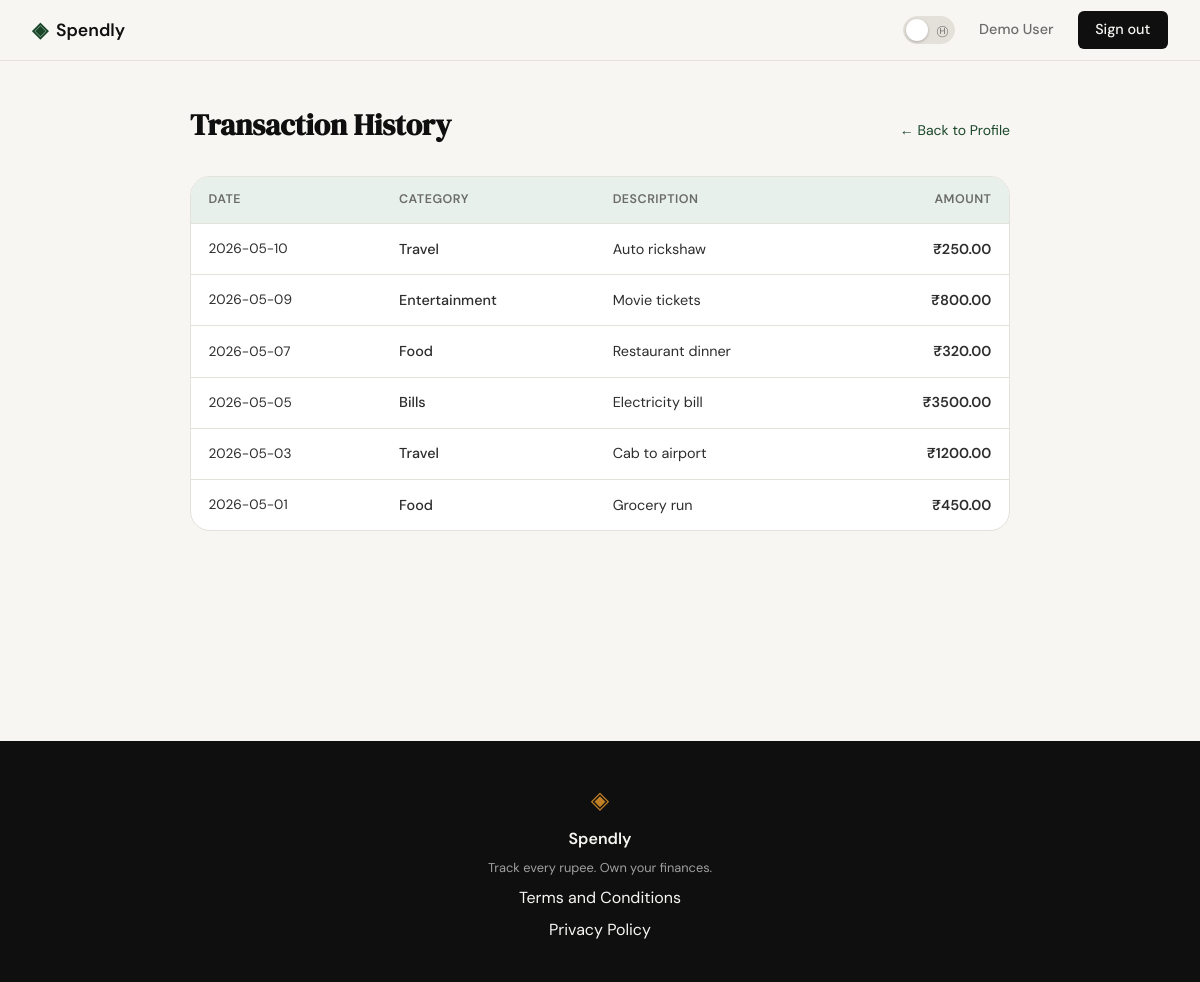
Page /profile/history (signed in) on the committed database.
### tables this page shows
CREATE TABLE expenses (
            id          INTEGER PRIMARY KEY AUTOINCREMENT,
            user_id     INTEGER NOT NULL REFERENCES users(id) ON DELETE CASCADE,
            category_id INTEGER REFERENCES categories(id) ON DELETE SET NULL,
            amount      REAL    NOT NULL,
            date        DATE    NOT NULL,
            description TEXT,
            created_at  TIMESTAMP DEFAULT CURRENT_TIMESTAMP,
            updated_at  TIMESTAMP DEFAULT CURRENT_TIMESTAMP
        );

### app.py (the view)
@app.route("/profile/history")
@login_required
def transaction_history():
    conn = get_db()
    try:
        expenses = conn.execute(
            """
            SELECT e.id, e.amount, e.date, e.description,
                   COALESCE(c.name, 'Uncategorised') AS category
            FROM expenses e
            LEFT JOIN categories c ON c.id = e.category_id
            WHERE e.user_id = ?
            ORDER BY e.date DESC, e.id DESC
            """,
            (session["user_id"],)
        ).fetchall()
    finally:
        conn.close()
    return render_template("history.html", expenses=expenses, user_name=session["user_name"])

### app.py (called while the page is built)
def login_required(f):
    @wraps(f)
    def decorated(*args, **kwargs):
        if "user_id" not in session:
            flash("Please sign in to continue.", "error")
            return redirect(url_for("login"))
        return f(*args, **kwargs)
    return decorated

### database/db.py (called while the page is built)
def get_db():
    conn = sqlite3.connect(DATABASE)
    conn.row_factory = sqlite3.Row
    conn.execute("PRAGMA foreign_keys = ON")
    return conn

### templates/history.html (shortened to what this page needs)
{% extends "base.html" %}
{% block content %}
<div class="history-wrapper">
    <div class="history-header">
        <h1 class="history-title">Transaction History</h1>
        <a href="{{ url_for('profile') }}" class="back-link">&larr; Back to Profile</a>
    </div>
    <div class="history-card">
        {% if expenses %}
        <table class="history-table">
            <thead>
                <tr>
                    <th>Date</th>
                    <th>Category</th>
                    <th>Description</th>
                    <th class="col-amount">Amount</th>
                </tr>
            </thead>
            <tbody>
                {% for e in expenses %}
                <tr>
                    <td class="td-date">{{ e['date'] }}</td>
                    <td class="td-category">{{ e['category'] }}</td>
                    <td class="td-description">
                        {% if e['description'] %}
                            {{ e['description'] }}
                        {% else %}
                            <span class="em-dash">&mdash;</span>
                        {% endif %}
                    </td>
                    <td class="td-amount">&#8377;{{ "%.2f"|format(e['amount']) }}</td>
                </tr>
                {% endfor %}
            </tbody>
        </table>
        {% else %}
        <div class="empty-state">
            <div class="empty-icon">&#9651;</div>
            <h2>No transactions yet</h2>
            <p>Your expenses will appear here once you start tracking them.</p>
        </div>
        {% endif %}
    </div>
</div>
{% endblock %}

### templates/base.html (shortened to what this page needs)
<!DOCTYPE html>
<html lang="en">
<head>
    <link rel="stylesheet" href="{{ url_for('static', filename='css/style.css') }}">
</head>
<body>
    <nav class="navbar">
        <div class="nav-inner">
            <a href="{{ url_for('landing') }}" class="nav-brand">
                <span class="brand-icon">◈</span>
                <span class="brand-name">Spendly</span>
            </a>
            <div class="nav-links">
                <button class="theme-toggle" id="themeToggle" aria-label="Switch to dark mode">
                    <span class="toggle-track">
                        <span class="toggle-icon toggle-moon">&#9405;</span>
                        <span class="toggle-knob"></span>
                    </span>
                </button>
                {% if session.get('user_id') %}
                    <a href="{{ url_for('profile') }}">{{ session['user_name'] }}</a>
                    <a href="{{ url_for('logout') }}" class="nav-cta">Sign out</a>
                {% else %}
                    <a href="{{ url_for('login') }}">Sign in</a>
                    <a href="{{ url_for('register') }}" class="nav-cta">Get started</a>
                {% endif %}
            </div>
        </div>
    </nav>
    <main class="main-content">
        {% block content %}{% endblock %}
    </main>
    <footer class="footer">
        <div class="footer-inner">
            <span class="brand-icon">◈</span>
            <span class="footer-name">Spendly</span>
            <p class="footer-copy">Track every rupee. Own your finances.</p>
            <a href="{{ url_for('terms') }}">Terms and Conditions</a>
            <a href="{{ url_for('privacy') }}">Privacy Policy</a>
        </div>
    </footer>
</body>
</html>

### static/css/style.css (style rules this page uses)
:root { --ink: #0f0f0f; --ink-soft: #2d2d2d; --ink-muted: #6b6b6b; --ink-faint: #a0a0a0; --paper: #f7f6f3; --paper-warm: #f0ede6; --paper-card: #ffffff; --accent: #1a472a; --accent-light: #e8f0eb; --accent-2: #c17f24; --accent-2-light: #fdf3e3; --danger: #c0392b; --danger-light: #fdecea; --border: #e4e1da; --border-soft: #eeebe4; --font-display: 'DM Serif Display', Georgia, serif; --font-body: 'DM Sans', system-ui, sans-serif; --max-width: 1200px; --auth-width: 440px; --radius-sm: 6px; --radius-md: 12px; --radius-lg: 20px; }
*, *::before, *::after { box-sizing: border-box; margin: 0; padding: 0; }
html { font-size: 16px; scroll-behavior: smooth; }
body { background: var(--paper); color: var(--ink); font-family: var(--font-body); font-size: 1rem; line-height: 1.6; -webkit-font-smoothing: antialiased; }
a { color: inherit; text-decoration: none; }
.navbar { position: sticky; top: 0; z-index: 100; background: var(--paper); border-bottom: 1px solid var(--border); padding: 0 2rem; }
.nav-inner { max-width: var(--max-width); margin: 0 auto; height: 60px; display: flex; align-items: center; justify-content: space-between; }
.nav-brand { display: flex; align-items: center; gap: 0.5rem; font-family: var(--font-body); font-weight: 600; font-size: 1.1rem; color: var(--ink); }
.brand-icon { color: var(--accent); font-size: 1.3rem; }
.brand-name { color: var(--ink); }
.nav-links { display: flex; align-items: center; gap: 1.5rem; font-size: 0.9rem; font-weight: 500; }
.nav-links a { color: var(--ink-muted); transition: color 0.2s; }
.nav-cta { background: var(--ink) !important; color: var(--paper) !important; padding: 0.45rem 1.1rem; border-radius: var(--radius-sm); transition: background 0.2s !important; }
.theme-toggle { background: none; border: none; cursor: pointer; padding: 0; display: flex; align-items: center; }
.toggle-track { position: relative; width: 52px; height: 28px; background: var(--border); border-radius: 999px; border: 1px solid var(--border); transition: background 0.25s, border-color 0.25s; }
.toggle-icon { position: absolute; font-size: 0.7rem; top: 50%; transform: translateY(-50%); transition: opacity 0.2s; user-select: none; pointer-events: none; }
.toggle-moon { right: 6px; color: var(--ink-muted); opacity: 1; }
.toggle-knob { position: absolute; width: 22px; height: 22px; background: var(--paper-card); border-radius: 50%; left: 2px; top: 50%; transform: translateY(-50%); transition: left 0.25s cubic-bezier(0.4, 0, 0.2, 1), background 0.25s; box-shadow: 0 1px 3px rgba(0,0,0,0.25); }
.main-content { min-height: calc(100vh - 60px - 100px); }
.footer { background: var(--ink); color: var(--paper); padding: 2.5rem 2rem; text-align: center; }
.footer-inner { display: flex; flex-direction: column; align-items: center; gap: 0.4rem; }
.footer .brand-icon { color: var(--accent-2); font-size: 1.5rem; }
.footer-name { font-weight: 600; font-size: 1rem; }
.footer-copy { font-size: 0.8rem; color: var(--ink-faint); }

### templates/history.html (style rules this page uses)
.history-wrapper { max-width: 860px; margin: 2.5rem auto; padding: 0 1.25rem; font-family: var(--font-body); }
.history-header { display: flex; align-items: baseline; justify-content: space-between; gap: 1rem; margin-bottom: 1.75rem; }
.history-title { font-family: var(--font-display); font-size: 1.85rem; color: var(--ink); margin: 0; }
.back-link { font-size: 0.875rem; color: var(--accent); text-decoration: none; white-space: nowrap; transition: opacity 0.15s; }
.history-card { background: var(--paper-card); border: 1px solid var(--border); border-radius: var(--radius-lg); overflow: hidden; }
.history-table { width: 100%; border-collapse: collapse; font-size: 0.9rem; }
.history-table thead { background: var(--accent-light); }
.history-table th { padding: 0.8rem 1.1rem; text-align: left; font-weight: 600; font-size: 0.78rem; letter-spacing: 0.04em; text-transform: uppercase; color: var(--ink-muted); border-bottom: 1px solid var(--border); }
.history-table th.col-amount { text-align: right; }
.history-table td { padding: 0.85rem 1.1rem; color: var(--ink-soft); border-bottom: 1px solid var(--border); vertical-align: middle; }
.history-table tbody tr:last-child td { border-bottom: none; }
.td-date { color: var(--ink-muted); font-size: 0.85rem; white-space: nowrap; }
.td-category { color: var(--accent); font-weight: 500; }
.td-description { color: var(--ink-soft); }
.td-amount { text-align: right; font-weight: 600; color: var(--ink); white-space: nowrap; }

### rows in the picture
expenses: date "2026-05-10", category "Travel", description "Auto rickshaw", amount "250.00"
expenses: date "2026-05-09", category "Entertainment", description "Movie tickets", amount "800.00"
expenses: date "2026-05-07", category "Food", description "Restaurant dinner", amount "320.00"
expenses: date "2026-05-05", category "Bills", description "Electricity bill", amount "3500.00"
expenses: date "2026-05-03", category "Travel", description "Cab to airport", amount "1200.00"
expenses: date "2026-05-01", category "Food", description "Grocery run", amount "450.00"

### other values in the picture
{{ session['user_name'] }} "Demo User"
